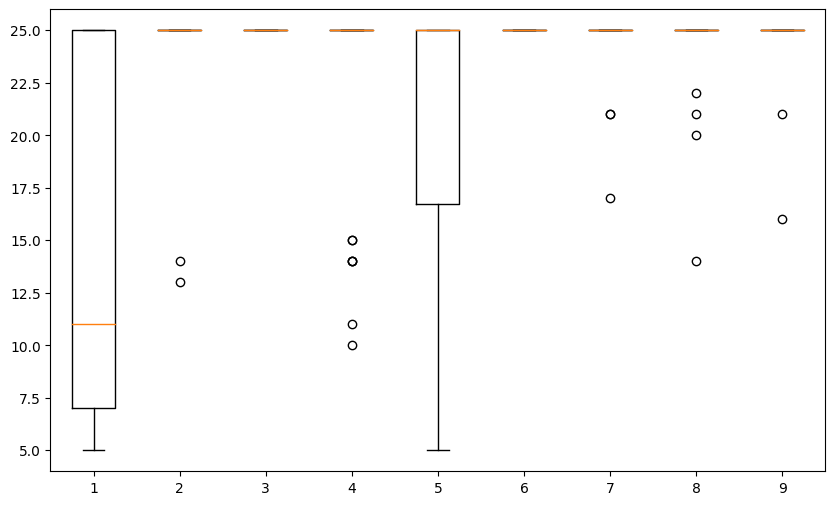

This figure's Python source:
import numpy as np
import matplotlib as mpl
#mpl.use('agg')
import matplotlib.pyplot as plt
import csv

data_rows = []
columns = []
plot_data = []

#import from the csv
with open('30exp_results.csv') as csv_file:
	csv_reader = csv.reader(csv_file, delimiter=',')
	line = 0
	for row in csv_reader:
		if line == 0:
			columns = row
		else:
			data_rows.append(row)
		line+=1

#set plotting data
for d in data_rows:
	dlist = [int(v) for v in d[3:]]
	plot_data.append(dlist)

print(plot_data)

#create the box plot
fig = plt.figure(1,figsize=(10,6))
ax = fig.add_subplot(111)
bp = ax.boxplot(plot_data)
plt.show()
#fig.savefig('boxplot.png', bbox_inches='tight')
